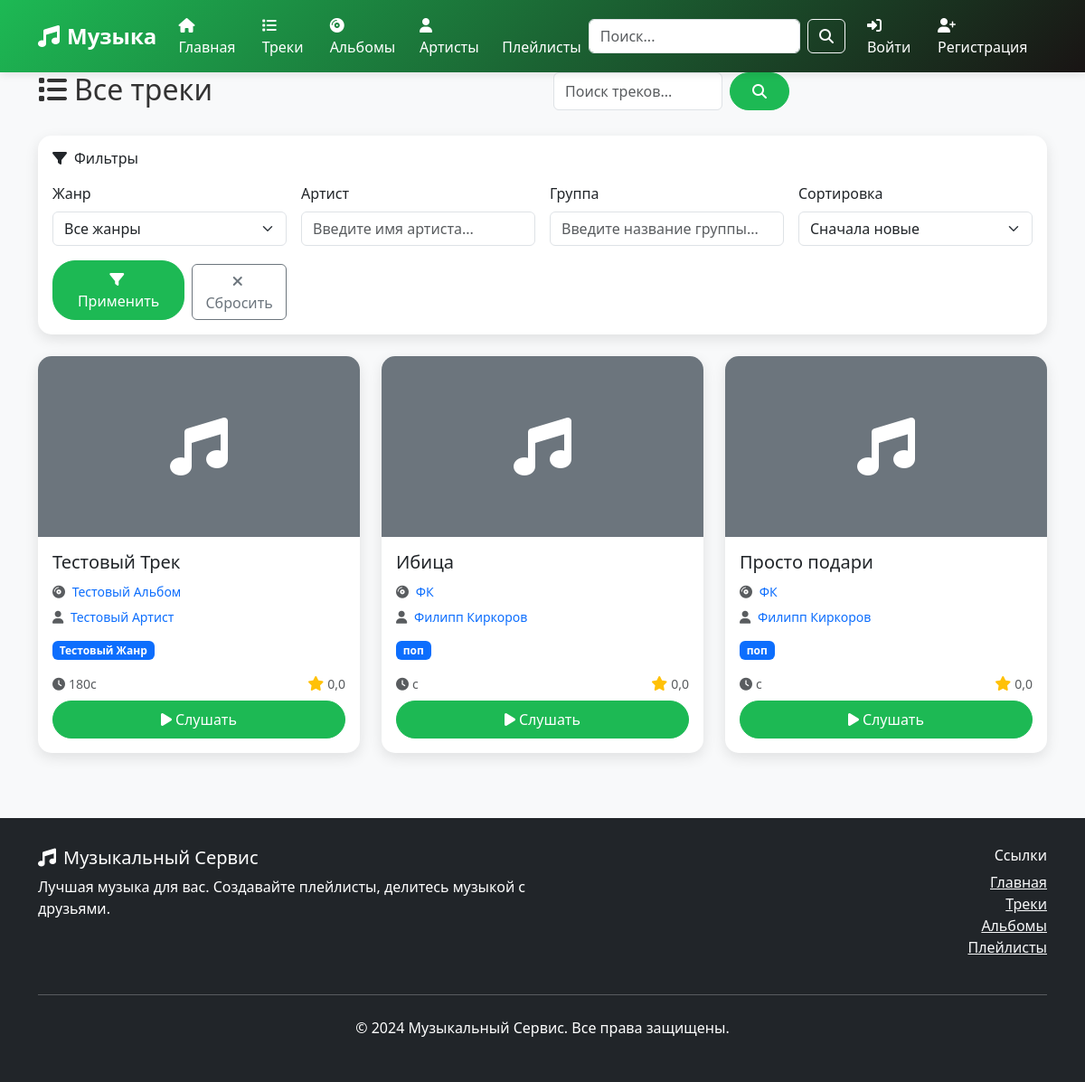
Before: /tracks/ with the older database file.
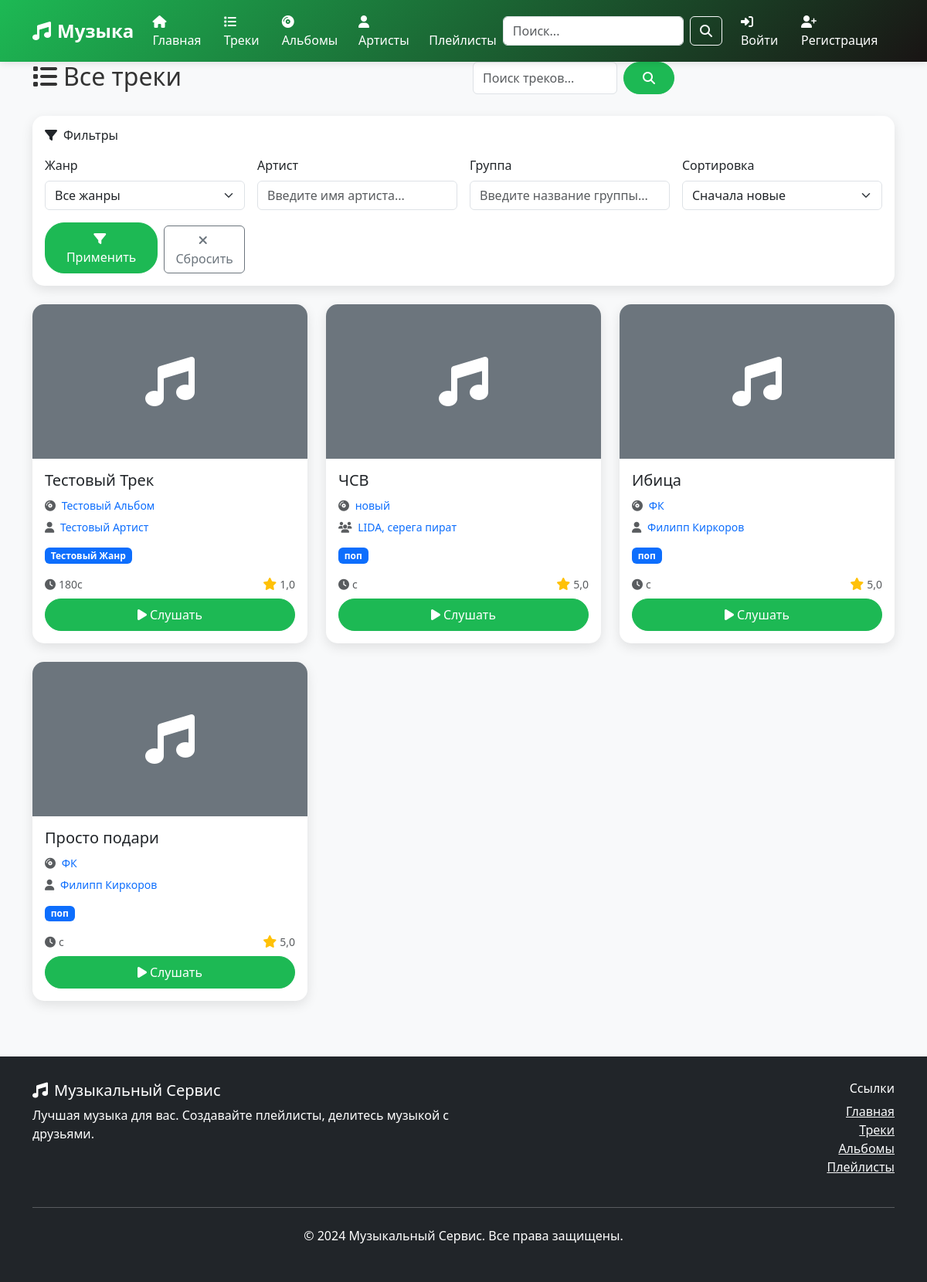
After: the same page with the newer database file.
### music/models.py (models this page shows, shortened)
class Track(models.Model):
    id = models.UUIDField(primary_key=True, default=uuid.uuid4, editable=False)
    name = models.CharField(max_length=200, verbose_name='Название трека')
    album = models.ForeignKey(Album, on_delete=models.CASCADE, verbose_name='Альбом', null=True, blank=True)
    duration = models.PositiveIntegerField(verbose_name='Продолжительность (в секундах)', null=True, blank=True)
    file = models.FileField(upload_to='tracks/', verbose_name='Файл трека', null=True, blank=True)
    play_count = models.PositiveIntegerField(default=0, verbose_name='Количество прослушиваний')
    genres = models.ManyToManyField(Genre, through='TrackGenre', verbose_name='Жанры')
    class Meta:
        db_table = 'трек'
        verbose_name = 'Трек'
        verbose_name_plural = 'Треки'
    @property
    def average_rating(self):
        from django.db.models import Avg
        avg = self.ratings.aggregate(avg=Avg('value'))['avg']
        return round(avg, 1) if avg else 0.0

class Album(models.Model):
    id = models.UUIDField(primary_key=True, default=uuid.uuid4, editable=False)
    name = models.CharField(max_length=200, verbose_name='Название альбома')
    group = models.ForeignKey(Group, on_delete=models.CASCADE, null=True, blank=True, verbose_name='Группа')
    artist = models.ForeignKey(Artist, on_delete=models.CASCADE, null=True, blank=True, verbose_name='Артист')
    release_date = models.DateField(null=True, blank=True, verbose_name='Дата выпуска')
    photo = models.ImageField(upload_to='albums/', null=True, blank=True, verbose_name='Обложка альбома')
    play_count = models.PositiveIntegerField(default=0, verbose_name='Количество прослушиваний')
    class Meta:
        db_table = 'альбомы'
        verbose_name = 'Альбом'
        verbose_name_plural = 'Альбомы'

class Artist(models.Model):
    id = models.UUIDField(primary_key=True, default=uuid.uuid4, editable=False)
    name = models.CharField(max_length=200, verbose_name='Имя артиста')
    avatar = models.ImageField(upload_to='artists/', null=True, blank=True, verbose_name='Аватар')
    biography = models.TextField(blank=True, verbose_name='Биография')
    artist_role = models.CharField(max_length=100, blank=True, verbose_name='Роль артиста')
    class Meta:
        db_table = 'артисты'
        verbose_name = 'Артист'
        verbose_name_plural = 'Артисты'

class Genre(models.Model):
    id = models.UUIDField(primary_key=True, default=uuid.uuid4, editable=False)
    name = models.CharField(max_length=100, unique=True, verbose_name='Название жанра')
    class Meta:
        db_table = 'жанры'
        verbose_name = 'Жанр'
        verbose_name_plural = 'Жанры'

class Group(models.Model):
    id = models.UUIDField(primary_key=True, default=uuid.uuid4, editable=False)
    name = models.CharField(max_length=200, verbose_name='Название группы')
    description = models.TextField(blank=True, verbose_name='Описание группы')
    photo = models.ImageField(upload_to='groups/', null=True, blank=True, verbose_name='Фото группы')
    class Meta:
        db_table = 'группа'
        verbose_name = 'Группа'
        verbose_name_plural = 'Группы'

### music/views.py (the view, shortened to what this page needs)
# urls.py: path('tracks/', views.track_list, name='track_list'),
def track_list(request):
    query = request.GET.get('q', '')
    genre_filter = request.GET.get('genre', '')
    artist_filter = request.GET.get('artist', '')
    group_filter = request.GET.get('group', '')
    tracks = Track.objects.select_related('album', 'album__artist', 'album__group').prefetch_related('genres', 'ratings')
    if genre_filter:
        tracks = tracks.filter(genres__name=genre_filter)
    if artist_filter:
        tracks = tracks.filter(album__artist__name__icontains=artist_filter)
    if group_filter:
        tracks = tracks.filter(album__group__name__icontains=group_filter)
    tracks = tracks.order_by('-id')
    paginator = Paginator(tracks, 20)
    page_number = request.GET.get('page')
    page_obj = paginator.get_page(page_number)
    genres = Genre.objects.all()
    context = {
        'tracks': page_obj,
        'genres': genres,
        'query': query,
        'genre_filter': genre_filter,
    }
    return render(request, 'music/track_list.html', context)

### music/templates/music/track_list.html (shortened to what this page needs)
{% extends 'music/base.html' %}
{% block content %}
<div class="container">
    <div class="row mb-4">
        <div class="col-md-6">
            <h1 class="h2">
                <i class="fas fa-list me-2"></i>Все треки
            </h1>
        </div>
        <div class="col-md-3">
            <form method="GET" action="{% url 'music:track_list' %}" class="d-flex">
                <input type="text" class="form-control me-2" name="q" placeholder="Поиск треков..."
                       value="{{ request.GET.q }}" aria-label="Search">
                <button class="btn btn-primary" type="submit">
                    <i class="fas fa-search"></i>
                </button>
            </form>
        </div>
    </div>
    <div class="row mb-4">
        <div class="col-12">
            <div class="card">
                <div class="card-body">
                    <h6 class="card-title mb-3">
                        <i class="fas fa-filter me-2"></i>Фильтры
                    </h6>
                    <form method="GET" action="{% url 'music:track_list' %}" class="row g-3">
                        <div class="col-md-3">
                            <label for="genre" class="form-label">Жанр</label>
                            <select class="form-select" id="genre" name="genre">
                                <option value="">Все жанры</option>
                            </select>
                        </div>
                        <div class="col-md-3">
                            <label for="artist" class="form-label">Артист</label>
                            <input type="text" class="form-control" id="artist" name="artist"
                                   placeholder="Введите имя артиста..." value="{{ request.GET.artist }}">
                        </div>
                        <div class="col-md-3">
                            <label for="group" class="form-label">Группа</label>
                            <input type="text" class="form-control" id="group" name="group"
                                   placeholder="Введите название группы..." value="{{ request.GET.group }}">
                        </div>
                        <div class="col-md-3">
                            <label for="sort" class="form-label">Сортировка</label>
                            <select class="form-select" id="sort" name="sort">
                                <option value="newest" {% if request.GET.sort == 'newest' %}selected{% endif %}>Сначала новые</option>
                            </select>
                        </div>
                        <div class="col-md-3 d-flex align-items-end">
                            <button type="submit" class="btn btn-primary me-2">
                                <i class="fas fa-filter me-1"></i>Применить
                            </button>
                            <a href="{% url 'music:track_list' %}" class="btn btn-outline-secondary">
                                <i class="fas fa-times me-1"></i>Сбросить
                            </a>
                        </div>
                    </form>
                </div>
            </div>
        </div>
    </div>
    <div class="row">
        {% for track in tracks %}
            <div class="col-lg-4 col-md-6 mb-4">
                <div class="card h-100">
                    {% if track.album.photo_url %}
                        <img src="{{ track.album.photo_url }}" class="card-img-top" alt="{{ track.name }}" style="height: 200px; object-fit: cover;">
                    {% else %}
                        <div class="card-img-top bg-secondary d-flex align-items-center justify-content-center" style="height: 200px;">
                            <i class="fas fa-music fa-4x text-white"></i>
                        </div>
                    {% endif %}
                    <div class="card-body d-flex flex-column">
                        <h5 class="card-title">{{ track.name }}</h5>
                        <div class="mb-2">
                            {% if track.album %}
                                <p class="card-text mb-1">
                                    <small class="text-muted">
                                        <i class="fas fa-compact-disc me-1"></i>
                                        <a href="{% url 'music:album_detail' track.album.pk %}" class="text-decoration-none">
                                            {{ track.album.name }}
                                        </a>
                                    </small>
                                </p>
                            {% endif %}
                            {% if track.album.artist %}
                                <p class="card-text mb-1">
                                    <small class="text-muted">
                                        <i class="fas fa-user me-1"></i>
                                        <a href="{% url 'music:artist_detail' track.album.artist.pk %}" class="text-decoration-none">
                                            {{ track.album.artist.name }}
                                        </a>
                                    </small>
                                </p>
                            {% elif track.album.group %}
                                <p class="card-text mb-1">
                                    <small class="text-muted">
                                        <i class="fas fa-users me-1"></i>
                                        <a href="{% url 'music:group_detail' track.album.group.pk %}" class="text-decoration-none">
                                            {{ track.album.group.name }}
                                        </a>
                                    </small>
                                </p>
                            {% endif %}
                        </div>
                        <div class="mb-3">
                            {% for genre in track.genres.all %}
                                <span class="badge bg-primary me-1">{{ genre.name }}</span>
                            {% endfor %}
                        </div>
                        <div class="mt-auto">
                            <div class="d-flex justify-content-between align-items-center mb-2">
                                <small class="text-muted">
                                    <i class="fas fa-clock me-1"></i>{{ track.duration|floatformat:0 }}с
                                </small>
                                <div class="d-flex align-items-center">
                                    <i class="fas fa-star text-warning me-1"></i>
                                    <small class="text-muted">{{ track.average_rating|default:"0.0"|floatformat:1 }}</small>
                                </div>
                            </div>
                            <div class="d-flex gap-2">
                                <a href="{% url 'music:track_detail' track.pk %}" class="btn btn-primary flex-fill">
                                    <i class="fas fa-play me-1"></i>Слушать
                                </a>
                            </div>
                        </div>
                    </div>
                </div>
            </div>
        {% endfor %}
    </div>
</div>
{% endblock %}

Changed rows visible on the page:
changed Track "Тестовый Трек": average_rating "0,0" → "1,0"
added Track: name "ЧСВ", album.name "новый", album.group.name "LIDA, серега пират", average_rating "5,0", Genre (name "поп")
changed Track "Ибица": average_rating "0,0" → "5,0"
changed Track "Просто подари": average_rating "0,0" → "5,0"
